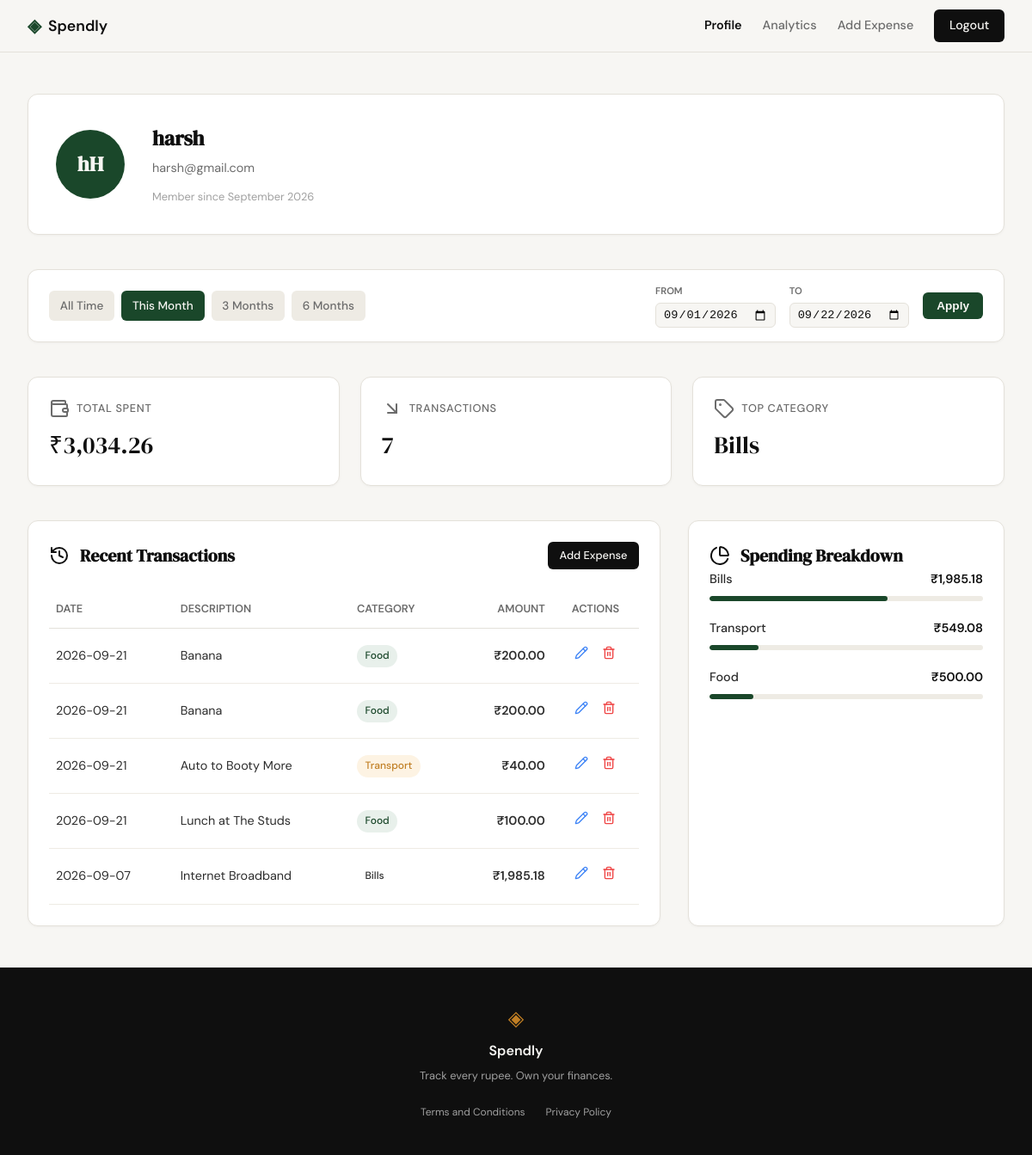
The page /profile?date_from=2026-09-01&date_to=2026-09-22 (signed in) on the database as committed earlier.
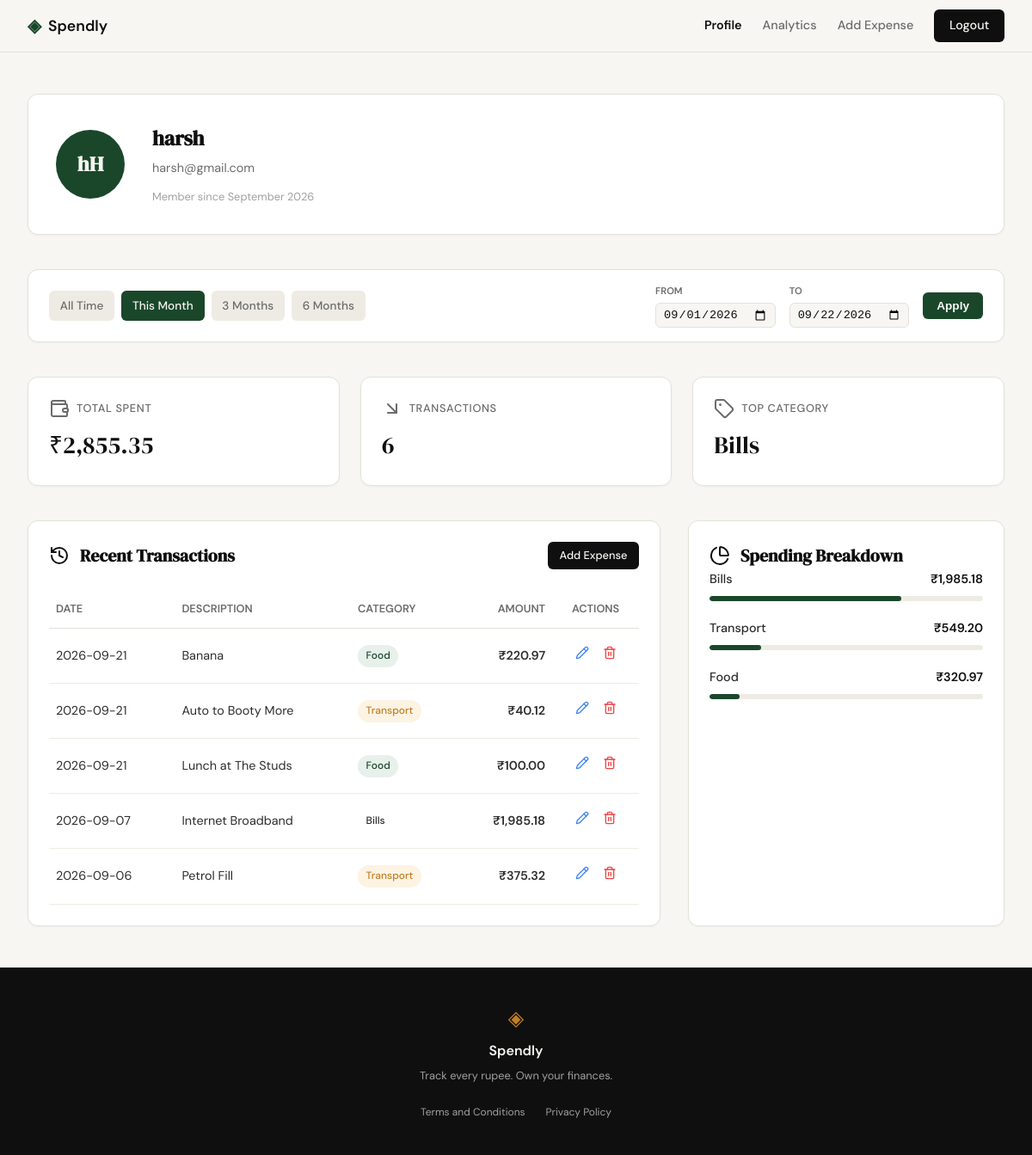
The same page on the database as committed later.
### tables this page shows
CREATE TABLE users (
                id INTEGER PRIMARY KEY AUTOINCREMENT,
                name TEXT NOT NULL,
                email TEXT UNIQUE NOT NULL,
                password_hash TEXT NOT NULL,
                created_at TEXT DEFAULT (datetime('now'))
            );

CREATE TABLE expenses (
                id INTEGER PRIMARY KEY AUTOINCREMENT,
                user_id INTEGER NOT NULL,
                amount REAL NOT NULL,
                category TEXT NOT NULL,
                date TEXT NOT NULL,
                description TEXT,
                created_at TEXT DEFAULT (datetime('now')),
                FOREIGN KEY (user_id) REFERENCES users(id)
            );

### app.py (the view)
@app.route("/profile")
def profile():
    if not session.get("user_id"):
        return redirect(url_for("login"))
    user_id = session["user_id"]
    user = get_user_profile(user_id)
    if not user:
        return redirect(url_for("login")) # User no longer exists
    validated_from, validated_to, presets = _get_date_filter_params()
    stats = get_user_stats(user_id, validated_from, validated_to)
    transactions = get_recent_transactions(user_id, date_from=validated_from, date_to=validated_to)
    categories = get_category_breakdown(user_id, validated_from, validated_to)
    return render_template(
        "profile.html",
        user=user,
        stats=stats,
        transactions=transactions,
        categories=categories,
        date_from=validated_from,
        date_to=validated_to,
        presets=presets
    )

### database/db.py (called while the page is built)
def get_db():
    conn = sqlite3.connect(DB_PATH)
    conn.row_factory = sqlite3.Row
    conn.execute("PRAGMA foreign_keys = ON;")
    return conn

def get_user_profile(user_id):
    with get_db() as conn:
        user = conn.execute(
            "SELECT name, email, created_at FROM users WHERE id = ?",
            (user_id,)
        ).fetchone()
        if user:
            import datetime
            dt = datetime.datetime.strptime(user['created_at'], '%Y-%m-%d %H:%M:%S')
            return {
                "name": user['name'],
                "email": user['email'],
                "join_date": dt.strftime('%B %Y')
            }
        return None

def _apply_date_filter(query, params, date_from, date_to):
    if date_from and date_to:
        query += " AND date BETWEEN ? AND ?"
        params.extend([date_from, date_to])
    return query, params

def get_recent_transactions(user_id, limit=5, date_from=None, date_to=None):
    with get_db() as conn:
        query = "SELECT id, date, description, category, amount FROM expenses WHERE user_id = ?"
        params = [user_id]
        query, params = _apply_date_filter(query, params, date_from, date_to)
        query += " ORDER BY date DESC, id DESC LIMIT ?"
        params.append(limit)
        rows = conn.execute(query, params).fetchall()
        return [
            {
                "id": row['id'],
                "date": row['date'],
                "description": row['description'],
                "category": row['category'],
                "amount": f"₹{row['amount']:,.2f}"
            }
            for row in rows
        ]

### templates/profile.html (shortened to what this page needs)
{% extends "base.html" %}
{% block head %}
<link rel="stylesheet" href="{{ url_for('static', filename='css/profile.css') }}">
{% endblock %}
{% block content %}
<div class="profile-container">
    <header class="profile-header-card">
        <div class="profile-avatar">
            {{ user.name[0] }}{{ user.name.split(' ')[-1][0] | upper }}
        </div>
        <div class="profile-user-info">
            <h1 class="profile-name">{{ user.name }}</h1>
            <span class="profile-email">{{ user.email }}</span>
            <span class="profile-meta">Member since {{ user.join_date }}</span>
        </div>
    </header>
    <div class="filter-bar">
        <div class="filter-presets">
            <a href="{{ url_for('profile') }}"
               class="filter-btn {{ 'active' if not date_from }}"
               title="Show all time">All Time</a>
            <a href="{{ url_for('profile', date_from=presets.this_month[0], date_to=presets.this_month[1]) }}"
               class="filter-btn {{ 'active' if date_from == presets.this_month[0] }}"
               title="This Month">This Month</a>
            <a href="{{ url_for('profile', date_from=presets.last_3m[0], date_to=presets.last_3m[1]) }}"
               class="filter-btn {{ 'active' if date_from == presets.last_3m[0] }}"
               title="Last 3 Months">3 Months</a>
            <a href="{{ url_for('profile', date_from=presets.last_6m[0], date_to=presets.last_6m[1]) }}"
               class="filter-btn {{ 'active' if date_from == presets.last_6m[0] }}"
               title="Last 6 Months">6 Months</a>
        </div>
        <form class="filter-custom" method="GET" action="{{ url_for('profile') }}">
            <div class="input-group">
                <label for="date_from">From</label>
                <input type="date" id="date_from" name="date_from" value="{{ date_from or '' }}">
            </div>
            <div class="input-group">
                <label for="date_to">To</label>
                <input type="date" id="date_to" name="date_to" value="{{ date_to or '' }}">
            </div>
            <button type="submit" class="filter-apply-btn">Apply</button>
        </form>
    </div>
    <section class="stats-grid">
        <div class="stat-card">
            <span class="stat-label"><i data-lucide="wallet"></i> Total Spent</span>
            <span class="stat-value">{{ stats.total_spent }}</span>
        </div>
        <div class="stat-card">
            <span class="stat-label"><i data-lucide="arrow-down-right"></i> Transactions</span>
            <span class="stat-value">{{ stats.transaction_count }}</span>
        </div>
        <div class="stat-card">
            <span class="stat-label"><i data-lucide="tag"></i> Top Category</span>
            <span class="stat-value">{{ stats.top_category }}</span>
        </div>
    </section>
    <div class="profile-content">
        <section class="content-section">
            <div class="section-header">
                <h2 class="section-title"><i data-lucide="history"></i> Recent Transactions</h2>
                <a href="{{ url_for('add_expense') }}" class="btn-primary btn-sm">Add Expense</a>
            </div>
            <div style="overflow-x: auto;">
                <table class="tx-table">
                    <thead>
                        <tr>
                            <th>Date</th>
                            <th>Description</th>
                            <th>Category</th>
                            <th style="text-align: right;">Amount</th>
                            <th style="text-align: center;">Actions</th>
                        </tr>
                    </thead>
                    <tbody>
                        {% for tx in transactions %}
                        <tr>
                            <td>{{ tx.date }}</td>
                            <td>{{ tx.description }}</td>
                            <td>
                                <span class="tx-badge badge-{{ tx.category | lower }}">
                                    {{ tx.category }}
                                </span>
                            </td>
                            <td class="tx-amount">{{ tx.amount }}</td>
                            <td style="text-align: center;">
                                <div style="display:flex; gap: 8px; justify-content: center;">
                                    <a href="{{ url_for('edit_expense', id=tx.id) }}" class="btn-edit-sm" title="Edit Expense" style="color: #3b82f6; padding: 4px;">
                                        <i data-lucide="pencil" style="width: 16px; height: 16px;"></i>
                                    </a>
                                    <form action="{{ url_for('handle_delete_expense', id=tx.id) }}" method="POST"
                                          onsubmit="return confirm('Are you sure you want to delete this expense?');"
                                          style="display:inline;">
                                        <button type="submit" class="btn-delete-sm" title="Delete Expense" style="background: none; border: none; cursor: pointer; color: #ef4444; padding: 4px;">
                                            <i data-lucide="trash-2" style="width: 16px; height: 16px;"></i>
                                        </button>
                                    </form>
                                </div>
                            </td>
                        </tr>
                        {% endfor %}
                    </tbody>
                </table>
            </div>
        </section>
        <section class="content-section">
            <h2 class="section-title"><i data-lucide="pie-chart"></i> Spending Breakdown</h2>
            <div class="cat-list">
                {% for cat in categories %}
                <div class="cat-item">
                    <div class="cat-info">
                        <span class="cat-name">{{ cat.category }}</span>
                        <span class="cat-amount">{{ cat.amount }}</span>
                    </div>
                    <div class="cat-bar-track">
                        <div class="cat-bar-fill" style="width: {{ cat.percentage }}%;"></div>
                    </div>
                </div>
                {% endfor %}
            </div>
        </section>
    </div>
</div>
{% endblock %}

### templates/base.html (shortened to what this page needs)
<!DOCTYPE html>
<html lang="en">
<head>
    <link rel="stylesheet" href="{{ url_for('static', filename='css/style.css') }}">
    {% block head %}{% endblock %}
</head>
<body>
    <nav class="navbar">
        <div class="nav-inner">
            <a href="{{ url_for('landing') }}" class="nav-brand">
                <span class="brand-icon">◈</span>
                <span class="brand-name">Spendly</span>
            </a>
            <div class="nav-links">
                {% if session.get('user_id') %}
                    <a href="{{ url_for('profile') }}" class="{{ 'active' if request.endpoint == 'profile' }}">Profile</a>
                    <a href="{{ url_for('analytics') }}" class="{{ 'active' if request.endpoint == 'analytics' }}">Analytics</a>
                    <a href="{{ url_for('add_expense') }}">Add Expense</a>
                    <a href="{{ url_for('logout') }}" class="nav-cta">Logout</a>
                {% else %}
                    <a href="{{ url_for('login') }}">Sign in</a>
                    <a href="{{ url_for('register') }}" class="nav-cta">Get started</a>
                {% endif %}
            </div>
        </div>
    </nav>
    <main class="main-content">
        {% block content %}{% endblock %}
    </main>
    <footer class="footer">
        <div class="footer-inner">
            <span class="brand-icon">◈</span>
            <span class="footer-name">Spendly</span>
            <p class="footer-copy">Track every rupee. Own your finances.</p>
            <div class="footer-links">
                <a href="{{ url_for('terms') }}">Terms and Conditions</a>
                <a href="{{ url_for('privacy') }}">Privacy Policy</a>
            </div>
        </div>
    </footer>
</body>
</html>

### static/css/style.css (style rules this page uses)
:root { --ink: #0f0f0f; --ink-soft: #2d2d2d; --ink-muted: #6b6b6b; --ink-faint: #a0a0a0; --paper: #f7f6f3; --paper-warm: #f0ede6; --paper-card: #ffffff; --accent: #1a472a; --accent-light: #e8f0eb; --accent-2: #c17f24; --accent-2-light: #fdf3e3; --danger: #c0392b; --danger-light: #fdecea; --border: #e4e1da; --border-soft: #eeebe4; --font-display: 'DM Serif Display', Georgia, serif; --font-body: 'DM Sans', system-ui, sans-serif; --max-width: 1200px; --auth-width: 440px; --radius-sm: 6px; --radius-md: 12px; --radius-lg: 20px; }
*, *::before, *::after { box-sizing: border-box; margin: 0; padding: 0; }
html { font-size: 16px; scroll-behavior: smooth; }
body { background: var(--paper); color: var(--ink); font-family: var(--font-body); font-size: 1rem; line-height: 1.6; -webkit-font-smoothing: antialiased; }
a { color: inherit; text-decoration: none; }
.navbar { position: sticky; top: 0; z-index: 100; background: var(--paper); border-bottom: 1px solid var(--border); padding: 0 2rem; }
.nav-inner { max-width: var(--max-width); margin: 0 auto; height: 60px; display: flex; align-items: center; justify-content: space-between; }
.nav-brand { display: flex; align-items: center; gap: 0.5rem; font-family: var(--font-body); font-weight: 600; font-size: 1.1rem; color: var(--ink); }
.brand-icon { color: var(--accent); font-size: 1.3rem; }
.brand-name { color: var(--ink); }
.nav-links { display: flex; align-items: center; gap: 1.5rem; font-size: 0.9rem; font-weight: 500; }
.nav-links a { color: var(--ink-muted); transition: color 0.2s; }
.nav-links a:hover, .nav-links a.active { color: var(--ink); font-weight: 600; }
.nav-cta { background: var(--ink) !important; color: var(--paper) !important; padding: 0.45rem 1.1rem; border-radius: var(--radius-sm); transition: background 0.2s !important; }
.main-content { min-height: calc(100vh - 60px - 100px); }
.btn-primary { display: inline-block; background: var(--ink); color: var(--paper); padding: 0.65rem 1.5rem; border-radius: var(--radius-sm); font-family: var(--font-body); font-size: 0.9rem; font-weight: 500; cursor: pointer; border: none; transition: background 0.2s; text-decoration: none; }
.btn-primary.btn-sm { padding: 0.35rem 0.85rem; font-size: 0.8rem; }
.footer { background: var(--ink); color: var(--paper); padding: 2.5rem 2rem; text-align: center; }
.footer-inner { display: flex; flex-direction: column; align-items: center; gap: 0.4rem; }
.footer .brand-icon { color: var(--accent-2); font-size: 1.5rem; }
.footer-name { font-weight: 600; font-size: 1rem; }
.footer-copy { font-size: 0.8rem; color: var(--ink-faint); }
.footer-links { display: flex; gap: 1.5rem; margin-top: 1rem; font-size: 0.75rem; }
.footer-links a { color: var(--ink-faint); transition: color 0.2s; }

Rows that differ between the two databases and show on the page:
removed expenses: date "2026-09-21", description "Banana", category "Food", amount "₹200.00"
changed expenses "Banana": amount "₹200.00" → "₹220.97"
changed expenses "Auto to Booty More": amount "₹40.00" → "₹40.12"
now on this page (row unchanged): expenses: date "2026-09-06", description "Petrol Fill", category "Transport", amount "₹375.32"
Other text that changed with them:
{{ stats.total_spent }}: "₹3,034.26" → "₹2,855.35"
{{ stats.transaction_count }}: "7" → "6"
{{ cat.percentage }}: 65 → 70 (drawn)
new list line: "Transport ₹549.20"
new list line: "Food ₹320.97"
list line gone: "Transport ₹549.08"
list line gone: "Food ₹500.00"
